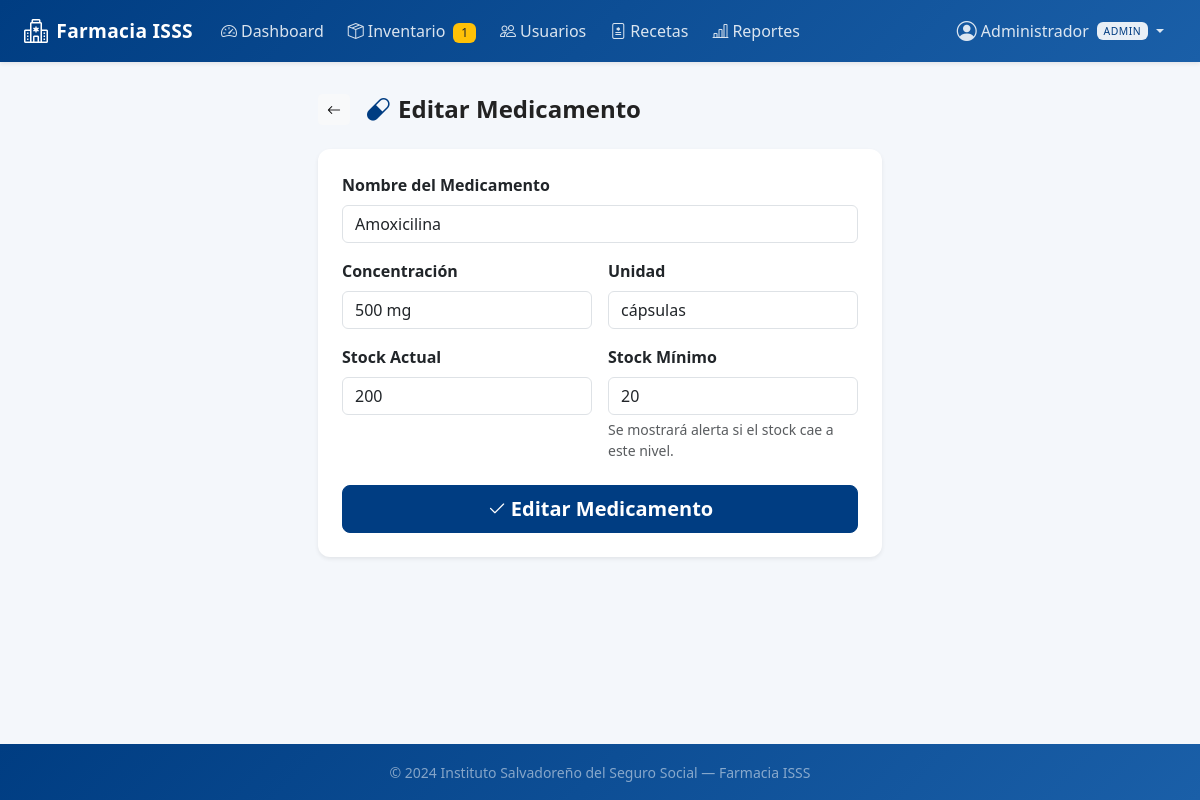
Page /admin/inventario/1/editar (signed in) on the committed database.
### models.py (models this page shows, shortened)
class User(UserMixin, db.Model):
    __tablename__ = 'users'
    id = db.Column(db.Integer, primary_key=True)
    username = db.Column(db.String(80), unique=True, nullable=False)
    password_hash = db.Column(db.String(256), nullable=False)
    role = db.Column(db.String(20), nullable=False)  # paciente, farmaceutico, admin
    nombre_completo = db.Column(db.String(150), nullable=False)
    num_seguro_social = db.Column(db.String(50), nullable=True)
    created_at = db.Column(db.DateTime, default=datetime.utcnow)
    prescriptions = db.relationship('Prescription', backref='patient', lazy=True,
                                    foreign_keys='Prescription.patient_id')
    orders_processed = db.relationship('Order', backref='pharmacist', lazy=True,
                                       foreign_keys='Order.pharmacist_id')

class Medication(db.Model):
    __tablename__ = 'medications'
    id = db.Column(db.Integer, primary_key=True)
    nombre = db.Column(db.String(200), nullable=False)
    concentracion = db.Column(db.String(100), nullable=False)
    unidad = db.Column(db.String(50), nullable=False)
    stock = db.Column(db.Integer, default=0)
    stock_minimo = db.Column(db.Integer, default=10)
    order_items = db.relationship('OrderItem', backref='medication', lazy=True)

### app.py (the view, shortened to what this page needs)
@app.route('/admin/inventario/<int:med_id>/editar', methods=['GET', 'POST'])
@login_required
@role_required('admin')
def admin_med_edit(med_id):
    med = Medication.query.get_or_404(med_id)
    return render_template('admin/med_form.html', med=med, action='Editar')

### app.py (called while the page is built)
def role_required(*roles):
    def decorator(f):
        @wraps(f)
        def decorated(*args, **kwargs):
            if not current_user.is_authenticated:
                return redirect(url_for('login'))
            if current_user.role not in roles:
                abort(403)
            return f(*args, **kwargs)
        return decorated
    return decorator

@login_manager.user_loader
def load_user(user_id):
    return User.query.get(int(user_id))

@app.context_processor
def inject_globals():
    low_stock_count = 0
    if current_user.is_authenticated and current_user.role in ('admin', 'farmaceutico'):
        low_stock_count = Medication.query.filter(
            Medication.stock <= Medication.stock_minimo
        ).count()
    return dict(low_stock_count=low_stock_count)

### templates/admin/med_form.html (shortened to what this page needs)
{% extends 'base.html' %}
{% block content %}
<div class="row justify-content-center">
  <div class="col-12 col-md-8 col-lg-6">
    <div class="d-flex align-items-center mb-4">
      <a href="{{ url_for('admin_inventory') }}" class="btn btn-light btn-sm me-3">
        <i class="bi bi-arrow-left"></i>
      </a>
      <h4 class="fw-bold mb-0">
        <i class="bi bi-capsule me-2 text-isss"></i>{{ action }} Medicamento
      </h4>
    </div>
    <div class="card shadow-sm border-0">
      <div class="card-body p-4">
        <form method="POST">
          <div class="mb-3">
            <label class="form-label fw-semibold">Nombre del Medicamento</label>
            <input type="text" class="form-control" name="nombre" required
                   value="{{ med.nombre if med else '' }}"
                   placeholder="Ej. Amoxicilina" />
          </div>
          <div class="row g-3 mb-3">
            <div class="col-6">
              <label class="form-label fw-semibold">Concentración</label>
              <input type="text" class="form-control" name="concentracion" required
                     value="{{ med.concentracion if med else '' }}"
                     placeholder="Ej. 500 mg" />
            </div>
            <div class="col-6">
              <label class="form-label fw-semibold">Unidad</label>
              <input type="text" class="form-control" name="unidad" required
                     value="{{ med.unidad if med else '' }}"
                     placeholder="Ej. tabletas" />
            </div>
          </div>
          <div class="row g-3 mb-4">
            <div class="col-6">
              <label class="form-label fw-semibold">Stock Actual</label>
              <input type="number" class="form-control" name="stock" min="0" required
                     value="{{ med.stock if med else 0 }}" />
            </div>
            <div class="col-6">
              <label class="form-label fw-semibold">Stock Mínimo</label>
              <input type="number" class="form-control" name="stock_minimo" min="0" required
                     value="{{ med.stock_minimo if med else 10 }}" />
              <div class="form-text">Se mostrará alerta si el stock cae a este nivel.</div>
            </div>
          </div>
          <div class="d-grid">
            <button type="submit" class="btn btn-isss btn-lg">
              <i class="bi bi-check2 me-1"></i>{{ action }} Medicamento
            </button>
          </div>
        </form>
      </div>
    </div>
  </div>
</div>
{% endblock %}

### templates/base.html (shortened to what this page needs)
<!DOCTYPE html>
<html lang="es">
<head>
  <link rel="stylesheet" href="https://cdn.jsdelivr.net/npm/bootstrap@5.3.2/dist/css/bootstrap.min.css" />
  <link rel="stylesheet" href="https://cdn.jsdelivr.net/npm/bootstrap-icons@1.11.3/font/bootstrap-icons.min.css" />
  <link rel="stylesheet" href="{{ url_for('static', filename='css/style.css') }}" />
</head>
<body class="d-flex flex-column min-vh-100">
<nav class="navbar navbar-expand-lg navbar-dark bg-isss shadow-sm">
  <div class="container-fluid px-4">
    <a class="navbar-brand d-flex align-items-center gap-2" href="{{ url_for('index') }}">
      <i class="bi bi-hospital fs-4"></i>
      <span class="fw-bold">Farmacia ISSS</span>
    </a>
    <div class="collapse navbar-collapse" id="navbarMain">
      {% if current_user.is_authenticated %}
      <ul class="navbar-nav me-auto mb-2 mb-lg-0">
        {% if current_user.role == 'paciente' %}
          <li class="nav-item">
            <a class="nav-link {% if request.endpoint == 'patient_dashboard' %}active{% endif %}"
               href="{{ url_for('patient_dashboard') }}">
              <i class="bi bi-grid-1x2 me-1"></i>Mis Recetas
            </a>
          </li>
          <li class="nav-item">
            <a class="nav-link {% if request.endpoint == 'patient_upload' %}active{% endif %}"
               href="{{ url_for('patient_upload') }}">
              <i class="bi bi-upload me-1"></i>Subir Receta
            </a>
          </li>
        {% elif current_user.role == 'admin' %}
          <li class="nav-item">
            <a class="nav-link {% if request.endpoint == 'admin_dashboard' %}active{% endif %}"
               href="{{ url_for('admin_dashboard') }}">
              <i class="bi bi-speedometer2 me-1"></i>Dashboard
            </a>
          </li>
          <li class="nav-item">
            <a class="nav-link {% if request.endpoint == 'admin_inventory' %}active{% endif %}"
               href="{{ url_for('admin_inventory') }}">
              <i class="bi bi-box-seam me-1"></i>Inventario
              {% if low_stock_count > 0 %}
              <span class="badge bg-warning text-dark ms-1">{{ low_stock_count }}</span>
              {% endif %}
            </a>
          </li>
          <li class="nav-item">
            <a class="nav-link {% if request.endpoint == 'admin_users' %}active{% endif %}"
               href="{{ url_for('admin_users') }}">
              <i class="bi bi-people me-1"></i>Usuarios
            </a>
          </li>
          <li class="nav-item">
            <a class="nav-link {% if request.endpoint == 'admin_prescriptions' %}active{% endif %}"
               href="{{ url_for('admin_prescriptions') }}">
              <i class="bi bi-file-medical me-1"></i>Recetas
            </a>
          </li>
          <li class="nav-item">
            <a class="nav-link {% if request.endpoint == 'admin_reports' %}active{% endif %}"
               href="{{ url_for('admin_reports') }}">
              <i class="bi bi-bar-chart-line me-1"></i>Reportes
            </a>
          </li>
        {% endif %}
      </ul>
      <ul class="navbar-nav ms-auto mb-2 mb-lg-0 align-items-lg-center">
        <li class="nav-item dropdown">
          <a class="nav-link dropdown-toggle d-flex align-items-center gap-1" href="#"
             data-bs-toggle="dropdown">
            <i class="bi bi-person-circle fs-5"></i>
            <span class="d-none d-lg-inline">{{ current_user.nombre_completo.split()[0] }}</span>
            <span class="badge bg-white text-isss ms-1 small">{{ current_user.role }}</span>
          </a>
        </li>
      </ul>
      {% endif %}
    </div>
  </div>
</nav>
<main class="container-fluid px-4 py-3 flex-grow-1">
  {% block content %}{% endblock %}
</main>
<footer class="footer-isss mt-auto py-3">
  <div class="container text-center">
    <span class="text-white-50 small">
      &copy; {{ now.year if now is defined else '2024' }} Instituto Salvadoreño del Seguro Social &mdash; Farmacia ISSS
    </span>
  </div>
</footer>
</body>
</html>

### static/css/style.css (style rules this page uses)
:root { --isss-blue: #003d82; --isss-blue-dark: #002d62; --isss-blue-light: #e8f0fb; --isss-blue-mid: #1a5fa8; }
body { font-family: 'Segoe UI', system-ui, -apple-system, sans-serif; background-color: #f4f7fb; color: #222; }
.bg-isss { background-color: var(--isss-blue) !important; }
.text-isss { color: var(--isss-blue) !important; }
.btn-isss { background-color: var(--isss-blue); border-color: var(--isss-blue); color: #fff; font-weight: 600; transition: all 0.2s ease; }
.navbar.bg-isss { background: linear-gradient(135deg, var(--isss-blue) 0%, var(--isss-blue-mid) 100%) !important; }
.navbar-dark .navbar-nav .nav-link { color: rgba(255, 255, 255, 0.85); transition: color 0.2s; border-radius: 6px; padding: 6px 12px; }
.navbar-brand { font-size: 1.2rem; letter-spacing: 0.3px; }
.badge.bg-white.text-isss { background: rgba(255, 255, 255, 0.9) !important; color: var(--isss-blue) !important; font-size: 0.65rem; text-transform: uppercase; letter-spacing: 0.5px; }
.card { border-radius: 12px; }
.footer-isss { background: linear-gradient(135deg, var(--isss-blue) 0%, var(--isss-blue-mid) 100%); }
.badge { font-weight: 500; }

### rows in the picture
User: nombre_completo "Administrador", role "ADMIN"
Medication: nombre "Amoxicilina", concentracion "500 mg", unidad "cápsulas", stock "200", stock_minimo "20"

### other values in the picture
{{ low_stock_count }} "1"
{{ action }} "Editar"
{{ now.year if now is defined else '2024' }} "2024"
